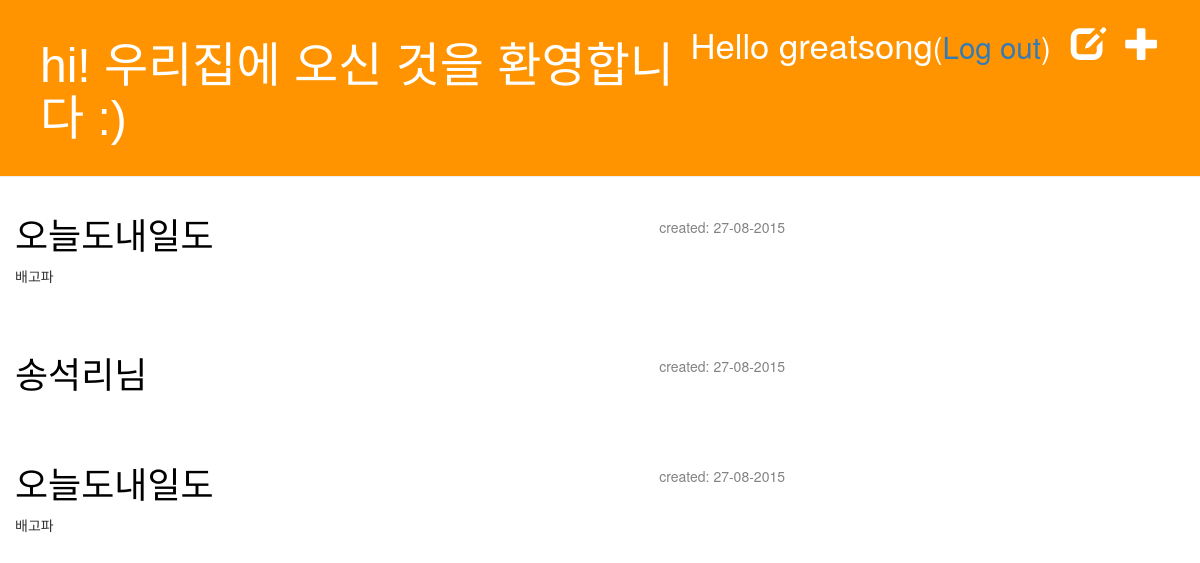
Page /drafts/ (signed in) on the committed database.
### blog/models.py (models this page shows, shortened)
class Post(models.Model):
    author = models.ForeignKey('auth.User')
    title = models.CharField(max_length=200)
    text = models.TextField()
    created_date = models.DateTimeField(default=timezone.now)
    published_date = models.DateTimeField(blank=True, null=True)

### blog/views.py (the view)
# urls.py: url(r'^drafts/$', views.post_draft_list, name='post_draft_list'),
@login_required
def post_draft_list(request):
    posts = Post.objects.filter(published_date__isnull=True).order_by('created_date')
    return render(request, 'blog/post_draft_list.html', {'posts': posts})

### blog/templates/blog/post_draft_list.html
{% extends "blog/base.html" %}
{% block content %}
    {% for post in posts %}
        <div class="post">
            <p class="date">created: {{ post.created_date|date:"d-m-Y" }}</p>
            <h1><a href="{% url "blog.views.post_detail" post_id=post.pk %}">{{ post.title }}</a></h1>
            <p>{{ post.text|truncatechars:200 }}</p>
        </div>
    {% endfor %}
{% endblock %}

### blog/templates/blog/base.html (shortened to what this page needs)
{% load staticfiles %}
<!DOCTYPE html>
<html>
<head>
<link rel="stylesheet" href="https://maxcdn.bootstrapcdn.com/bootstrap/3.3.5/css/bootstrap.min.css">
<link rel="stylesheet" href="https://maxcdn.bootstrapcdn.com/bootstrap/3.3.5/css/bootstrap-theme.min.css">
<link rel="stylesheet" href="{% static "css/blog.css" %}">
</head>
<body>
    <div id="flip" class="page-header">
        {% if user.is_authenticated %}
        <a href="{% url "post_new" %}" class="top-menu"><span class="glyphicon glyphicon-plus"></span></a>
        <a href="{% url "post_draft_list" %}" class="top-menu"><span class="glyphicon glyphicon-edit"></span></a>
        <p class="top-menu">Hello {{ user.username }}<small>(<a href="{% url "django.contrib.auth.views.logout" %}">Log out</a>)</small></p>
        {% else %}
        <a href="{% url "django.contrib.auth.views.login" %}" class="top-menu"><span class="glyphicon glyphicon-lock"></span></a>
        {% endif %}
        <a href="{% url "post_list" %}"><h1>hi! 우리집에 오신 것을 환영합니다 :)</h1></a>
    </div>
<div id="panel" class="col-md-8">
    {% block content %}
    {% endblock %}
</div>
</body>
</html>

### blog/static/css/blog.css (style rules this page uses)
.page-header { background-color: #ff9400; margin-top: 0; padding: 20px 20px 20px 40px; }
.page-header h1, .page-header h1 a, .page-header h1 a:visited, .page-header h1 a:active { color: #ffffff; font-size: 36pt; text-decoration: none; }
h1, h2, h3, h4 { font-family: 'Nanum Gothic', sans-serif; }
.date { float: right; color: #828282; }
.top-menu, .top-menu:hover, .top-menu:visited { color: #ffffff; float: right; font-size: 26pt; margin-right: 20px; }
.post { margin-bottom: 70px; }
.post h1 a, .post h1 a:visited { color: #000000; }

### rows in the picture
Post: created_date "27-08-2015", title "오늘도내일도", text "배고파"
Post: created_date "27-08-2015", title "송석리님"
Post: created_date "27-08-2015", title "오늘도내일도", text "배고파"

### other values in the picture
{{ user.username }} "greatsong"
